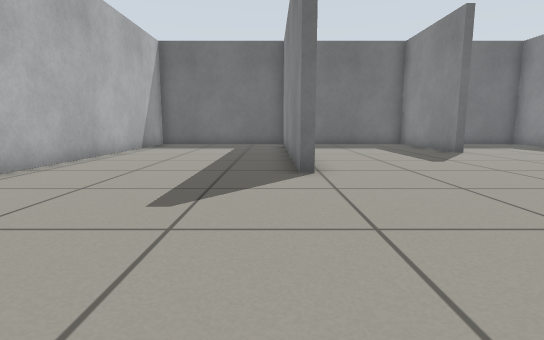
View 1 (above)

16 first-person views from a walk through a world built for the Gazebo simulator. The camera is 0.5 m above the floor, tilts 8° down and sees 80° across. The floor is counted in squares, 0.5 m on a side. Each view is taken from the middle of a square. On the plan, view 1 faces up. The plan holds only what a view shows up to about 12 squares ahead; the rest is blank.

View 2
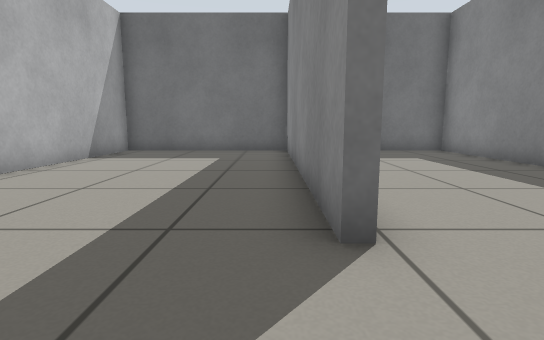

View 3
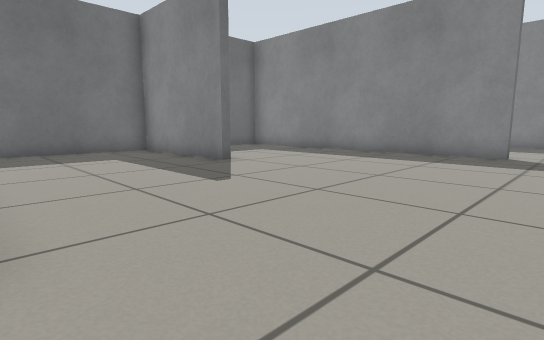

View 4
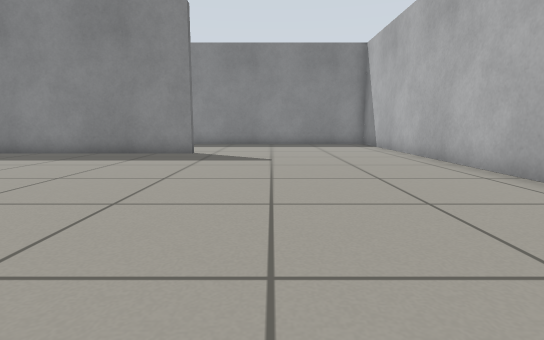

View 5
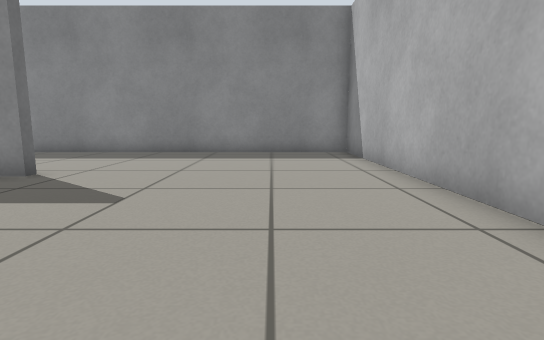

View 6
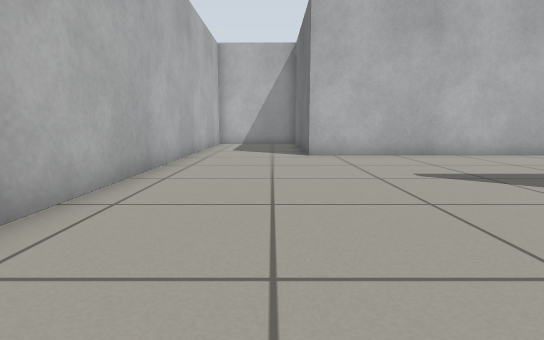

View 7
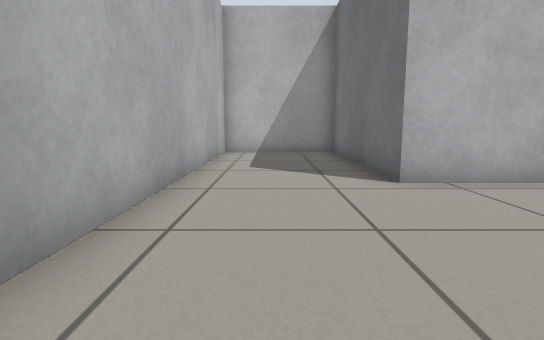

View 8
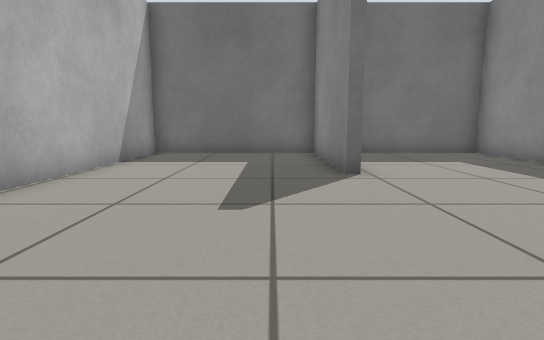

View 9
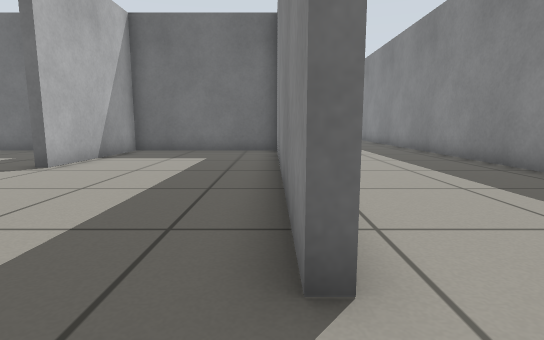

View 10
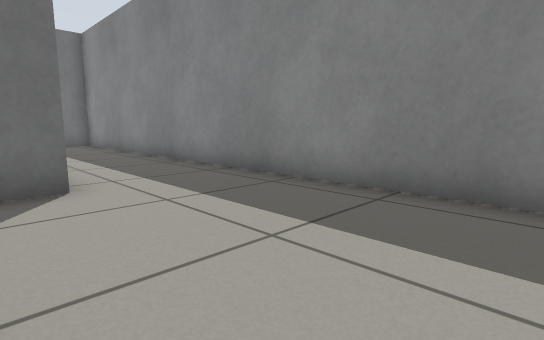

View 11
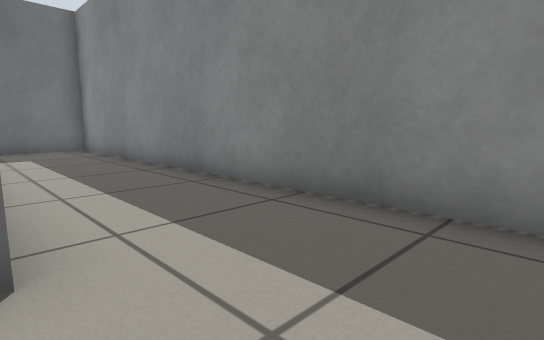

View 12
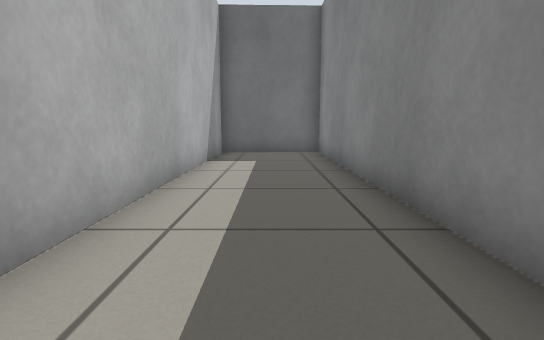

View 13
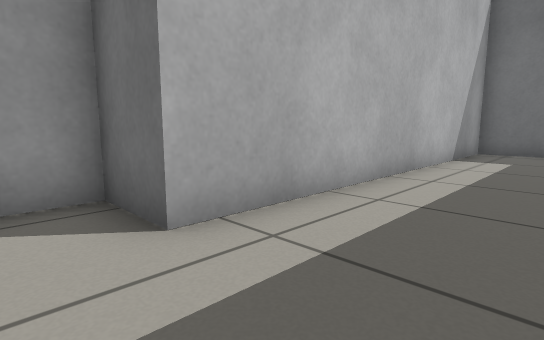

View 14
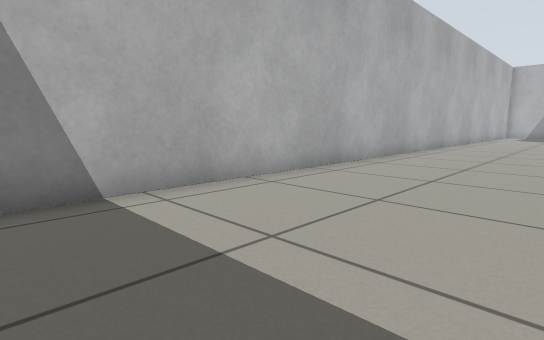

View 15
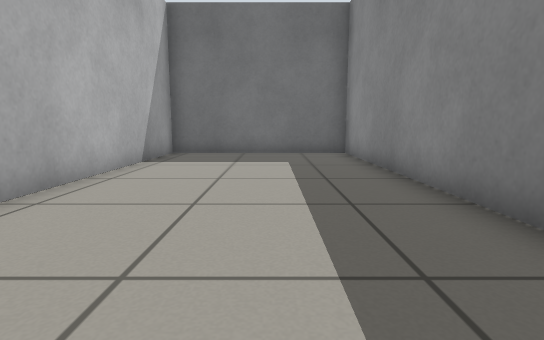

View 16
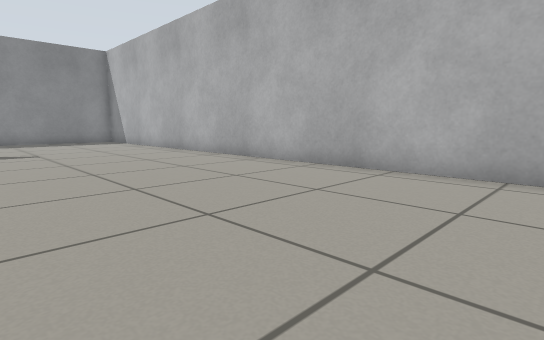

### Floor plan
Points are (right, up) in squares from view 1. A wall is a line through its corners. A room is listed if a view was taken in it or the views show most of it. See-through windows are left out.
Room 1 (views 1, 2, 3, 4, 5, 6, 7, 8, 9, 10, 11, 12, 13, 14, 15, 16)
walls: (12.2, 5.7) (12.2, 16.4) (6.8, 16.4) (6.8, 11.5) (6.5, 11.5) (6.5, 16.4) (0.9, 16.4) (0.9, 9.7); (1, 6.6) (0.6, 6.6) (0.6, 16.4) (-5.5, 16.4) (-5.5, 2.2) (-11.7, 2.2) (-11.7, -1.7) (17.7, -1.7) (17.7, 27.7) (14.2, 27.6) (14.2, 16.4) (12.5, 16.4) (12.5, 15.2)

Where each view was taken, in squares from view 1:
view 1: 0 up, 0 right, facing up
view 2: 4 up, 0 right, facing up
view 3: 4 up, 1 right, facing up-right
view 4: 3 up, 1 right, facing right
view 5: 1 up, 6 right, facing right
view 6: 1 up, 5 right, facing left
view 7: 0 up, 0 right, facing left
view 8: 5 up, 5 right, facing up
view 9: 4 up, 12 right, facing up
view 10: 11 up, 13 right, facing up-right
view 11: 14 up, 14 right, facing up-right
view 12: 16 up, 16 right, facing up
view 13: 15 up, 17 right, facing up-left
view 14: 3 up, 17 right, facing down-left
view 15: 5 up, 2 left, facing up
view 16: 5 up, 2 left, facing down-right
